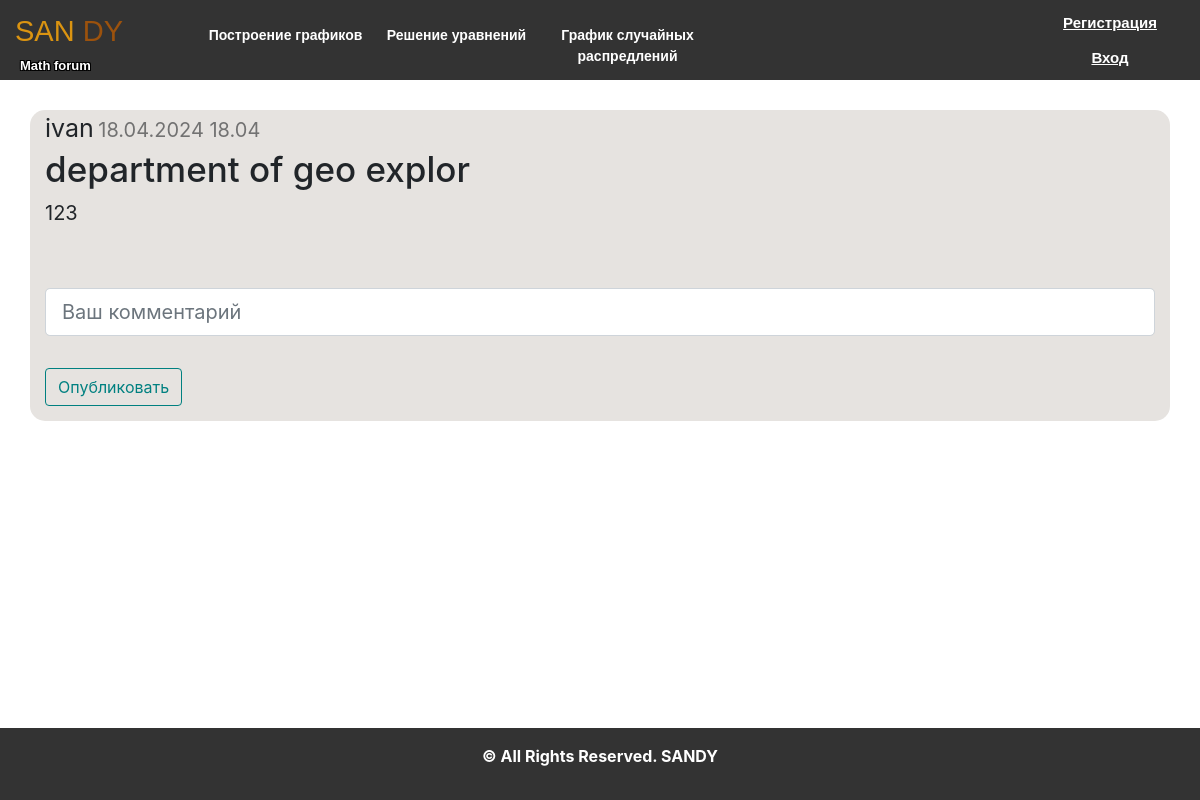
/post/7, run on an earlier commit of the app's database.
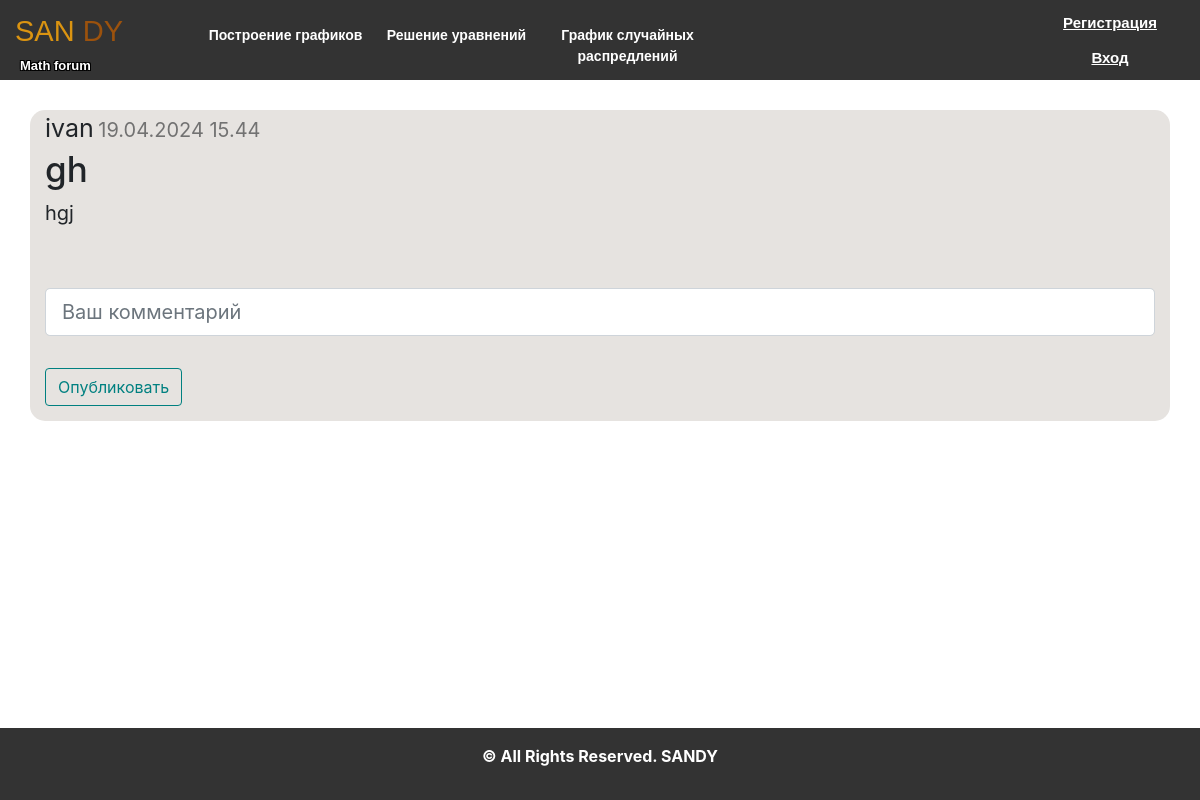
And on a later commit of the database.
### data/users.py (models this page shows, shortened)
class User(SqlAlchemyBase, UserMixin, SerializerMixin):
    __tablename__ = 'users'
    id = sqlalchemy.Column(sqlalchemy.Integer, primary_key=True, autoincrement=True)
    username = sqlalchemy.Column(sqlalchemy.String, nullable=True)
    email = sqlalchemy.Column(sqlalchemy.String, index=True, unique=True, nullable=True)
    hashed_password = sqlalchemy.Column(sqlalchemy.String, nullable=True)
    post = orm.relationship("Post", back_populates='user')

### data/post.py (models this page shows, shortened)
class Post(SqlAlchemyBase, SerializerMixin):
    __tablename__ = 'posts'
    id = sqlalchemy.Column(sqlalchemy.Integer, primary_key=True, autoincrement=True)
    team_leader = sqlalchemy.Column(sqlalchemy.Integer, sqlalchemy.ForeignKey("users.id"))
    user = orm.relationship('User')
    title = sqlalchemy.Column(sqlalchemy.String, nullable=True)
    posts = sqlalchemy.Column(sqlalchemy.String, nullable=True)
    views = sqlalchemy.Column(sqlalchemy.Integer, default=0)
    image_post = sqlalchemy.Column(sqlalchemy.String(50), nullable=False, default='default.jpg')
    start_date = sqlalchemy.Column(sqlalchemy.DateTime, default=datetime.datetime.now)

### main.py (the view, shortened to what this page needs)
@app.route('/post/<int:post_id>', methods=['GET', 'POST'])
def look_post(post_id):
    db_sess = db_session.create_session()
    form = Comment()
    comments = db_sess.query(Comments).filter(Comments.post_id == post_id).all()
    post = db_sess.query(Post).filter(Post.id == post_id).first()
    if not post:
        abort(404)
    return render_template('post.html', title=post.title, post=post,
                           form_comment=form, comments=comments) # image_file=image_file,

### forms/post_forms.py
class Comment(FlaskForm):
    text = StringField('Ваш комментарий', validators=[DataRequired()])
    submit = SubmitField('Опубликовать')

### data/db_session.py (called while the page is built)
def create_session() -> Session:
    global __factory
    return __factory()

### templates/post.html (shortened to what this page needs)
{% extends "base.html" %}
{% block content %}
<form action="" method="post">
<div class="container">
    <div class="ava-time">
        <a id="ava">{{post.user.username}}</a> <a id="time">{{post.start_date.strftime('%d.%m.%Y %H.%M')}}</a>
    </div>
    <center class="text-body">
        <h2 class="article-title" align="left"> {{ post.title|safe }}</h2>
        <p class="article-content" align="left" >{{ post.posts|safe}}</p>
        <img src="{{ url_for('static', filename='img/'  + 'post_images/' + post.image_post) }}" alt=""><br>
    </center>
    <div class="content_comment">
        <form method="POST" action="{{url_for('look_post', post_id=post.id)}}">
            <fieldset class="form-group">
                <div class="form-group">
                    {{ form_comment.text(class="form-control form-control-lg", placeholder="Ваш комментарий") }}
                </div>
            </fieldset>
            <div class="form-group">
                {{ form_comment.submit(class="btn btn-outline-info") }}
            </div>
        </form>
    </div>
</div>
</form>
{% endblock %}

### templates/base.html (shortened to what this page needs)
<!doctype html>
<html lang="en">
  <head>
    <link rel="stylesheet" href="/static/css/style.css">
    <link rel="stylesheet" href="https://cdn.jsdelivr.net/npm/bootstrap-icons@1.11.3/font/bootstrap-icons.min.css">
    <link rel="stylesheet"
          href="https://stackpath.bootstrapcdn.com/bootstrap/4.4.1/css/bootstrap.min.css"
>
    <link href='https://unpkg.com/boxicons@2.1.4/css/boxicons.min.css' rel='stylesheet'>
  </head>
  <body>
    <div id="block-body">
      <header>
        <div class="logo">
          <a href="/" style="text-decoration: none">
            <span class="use">SAN</span>
            <span class="web">DY</span>
          </a>
          <p>Math forum</p>
        </div>
        <div class="top-menu">
          <ul>
            <li><a href="/graf">Построение графиков</a></li>
            <li><a href="/uravn">Решение уравнений</a></li>
            <li><a href="/raspr">График случайных распредлений</a></li>
          </ul>
        </div>
        <div class="block-top-auth">
          {% if current_user.is_authenticated %}
          <a class="nikname" href="/logout" title="log out" >{{ current_user.username }}</a>
          {% else %}
          <p><a href="/register" >Регистрация</a></p>
          <p><a href="/login" >Вход</a></p>
          {% endif %}
        </div>
      </header>
    </div>
    <main>
      {% block content %}
      {% endblock %}
    </main>
    <footer class="page-footer">
      <p><b>© All Rights Reserved. SANDY</b></p>
    </footer>
  </body>
</html>

### static/css/style.css (style rules this page uses)
* { margin: 0; padding: 0; }
body { background-image: url("../img/white-needle.png"); }
#block-body { width: 100%; height: auto; }
header { width: screen width; height: 80px; background-color: #333; }
.logo { width: 200px; float: left; height: 80px; }
.logo a { display: block; margin-left: 15px; margin-top: 10px; font-family: "Exo2-Bold", sans-serif; font-size: 29px; color: #b2aeb2; text-decoration: none; cursor: pointer; }
.use { color: #db9411; }
.web { color: hsl(29, 85%, 33%); }
.logo p { margin-left: 20px; margin-top: 2px; margin-bottom: 5px; font-family: "Exo2-Medium", sans-serif; font-size: 13px; color: white; font-weight: 800; text-shadow: -1px -1px 0 #000, 1px -1px 0 #000, -1px 1px 0 #000, 1px 1px 0 #000; }
.top-menu { width: screen width; height: 80px; float: left; }
.top-menu ul li { list-style: none; float: left; text-align: center; }
.top-menu ul li a { display: block; width: 171px; text-decoration: none; font-family: "Exo2-Medium", sans-serif; font-size: 14px; color: white; height: 80px; padding-top: 25px; cursor: pointer; font-weight: 550; border-radius: 20px; }
.block-top-auth { width: 100px; float: right; margin-right: 40px; height: 80px; }
.block-top-auth p { margin-top: 10px; text-align: center; margin-bottom: 10px; }
.block-top-auth a { text-decoration: none; color: white; font-family: "Exo2-Medium", sans-serif; font-size: 15px; font-weight: 700; text-decoration: underline; cursor: pointer; }
.page-footer { padding: 1rem; background: #333; color: #fff; text-align: center; }
body { display: flex; flex-direction: column; }
html, body { min-height: 100vh; }
main { flex-grow: 1; }
footer { flex-grow: 0; }
.container { margin: 30px; border: 10px; background-color: #e6e3e0; border-radius: 15px; }
.ava-time { text-align: left; }
.ava-time #time { color: #727272; }
.ava-time #ava { font-size: 25px; }
.text-body { max-width: 800px; text-align: left; }
.text-body h2 { font-size: 35px; }
.text-body p { font-size: 20px; }
.form-control { margin-bottom: 0px; }
.form-group .btn { margin-top: 0%; margin-bottom: 15px; }
.content_comment { margin-top: 20px; }
.content_comment .form-group .btn { color: teal; border-color: teal; }
.container a { font-size: 20px; margin-bottom: 15px; }

What changed in the data, as far as the page shows it:
changed Post: start_date "18.04.2024 18.04" → "19.04.2024 15.44"; title "department of geo explor" → "gh"; posts "123" → "hgj"
